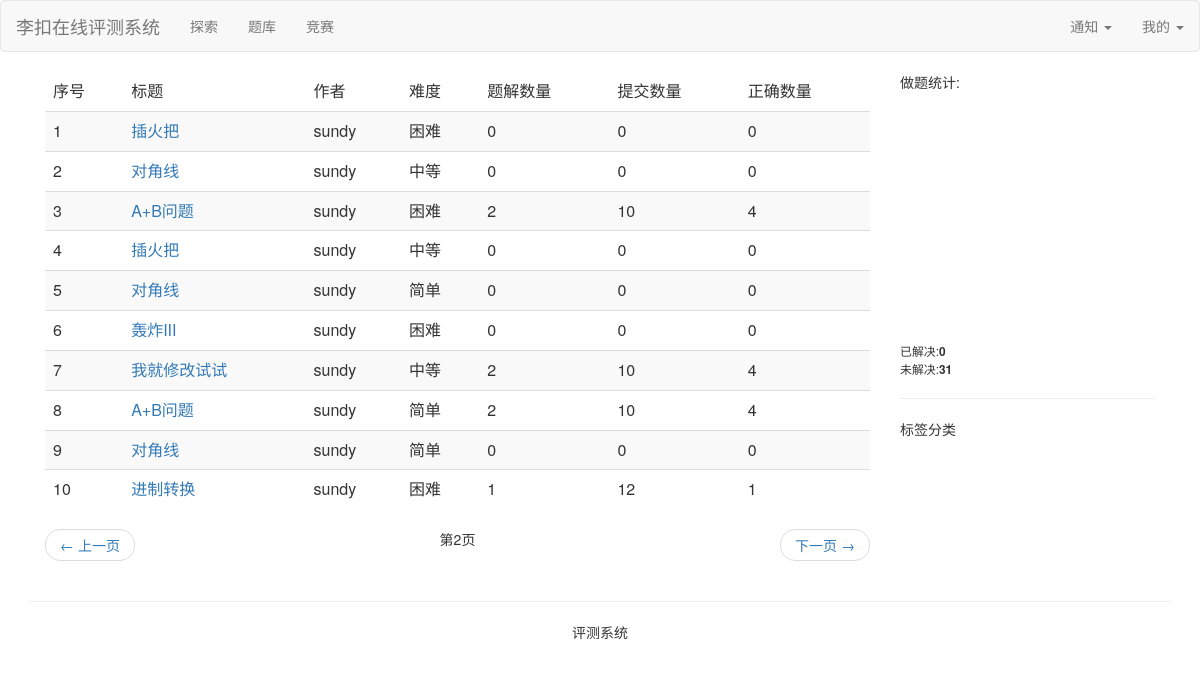
Screenshot of /problem/list/?page=2 (signed in) with the database file from the repository.
### judger_problem/models.py (models this page shows)
class Problem(models.Model):
    @classmethod
    def get_problem_list(cls):
        return cls.objects.all().only("title", "fk_author", "difficulty", "explains", "Submits",
                                      "corrects")
    diff = [
        (0, "简单"),
        (1, "中等"),
        (2, "困难"),
    ]
    title = models.CharField(max_length=128, verbose_name="题目标题")
    problem_content = models.TextField(verbose_name="题目内容")
    problem_input = models.CharField(max_length=128, verbose_name="样例输入")
    problem_output = models.CharField(max_length=128, verbose_name="样例输出")
    create_time = models.DateTimeField(auto_now_add=True, verbose_name="创建题目时间")
    difficulty = models.IntegerField(null=True, choices=diff, verbose_name="难度")
    explains = models.IntegerField(default=0, verbose_name="题目题解数量")
    fk_labels = models.ManyToManyField(to=ProblemLabel, verbose_name="题目标签")
    Submits = models.IntegerField(default=0, verbose_name="总的用户提交次数")
    corrects = models.IntegerField(default=0, verbose_name="总的用户正确次数")
    fk_author = models.ForeignKey(to=User, on_delete=models.CASCADE, verbose_name="作者")
    class Meta:
        verbose_name = "题目列表"
        verbose_name_plural = "题目列表"

### judger_problem/views.py (the view)
# urls.py: path("list/", views.ProblemList.as_view(), name="problemList"),
@method_decorator(login_required, name="dispatch")
class ProblemList(View):
    def get(self, request):
        proble_list_all = Problem.get_problem_list()
        solve_count = len(SubmitStatus.objects.filter(user_code_status="正确", author=request.user))
        problem_count = Problem.objects.count() - solve_count
        pagetor = Paginator(proble_list_all, 10)
        page = request.GET.get('page') if request.GET.get('page') is not None else 1
        proble_lists = pagetor.get_page(page)
        context = {
            "proble_lists": proble_lists,
            "problem_count": problem_count,
            "solve_count": solve_count,
        }
        return render(request, template_name="judger_problem/templates/problem_list.html", context=context)

### templates/judger_problem/templates/problem_list.html (shortened to what this page needs)
{% extends 'base.html' %}
{% block content %}
    <div class="col-md-9">
        <table class="table table-striped">
            <thead>
            <tr>
                <td>序号</td>
                <td>标题</td>
                <td>作者</td>
                <td>难度</td>
                <td>题解数量</td>
                <td>提交数量</td>
                <td>正确数量</td>
            </tr>
            </thead>
            <tbody>
            {% for proble_list in proble_lists %}
                <tr>
                    <td>{{ forloop.counter }}</td>
                    <td><a href="{% url 'problem:problemdetail' proble_list.id %}">{{ proble_list.title }}</a></td>
                    <td>{{ proble_list.fk_author.username }}</td>
                    <td>{{ proble_list.get_difficulty_display }}</td>
                    <td>{{ proble_list.explains }}</td>
                    <td>{{ proble_list.Submits }}</td>
                    <td>{{ proble_list.corrects }}</td>
                </tr>
            {% endfor %}
            </tbody>
        </table>
    <div>
        <ul class="pager">
            {% if proble_lists.has_previous %}
                <li class="previous"><a href="?page={{ proble_lists.previous_page_number }}">&larr; 上一页</a></li>
            {% endif %}
            <li class="">第{{ proble_lists.number }}页</li>
            {% if proble_lists.has_next %}
                <li class="next"><a href="?page={{ proble_lists.next_page_number }}">下一页 &rarr;</a></li>
            {% endif%}
        </ul>
    </div>
    </div>
    <div class="col-md-3" style="">
            <div>
                做题统计:
                <div id="main" style="width: 250px;height:250px;"></div>
                <small>已解决:<b>{{ solve_count }}</b></small>
                <br>
                <small>未解决:<b>{{ problem_count }}</b></small>
            </div>
        <hr>
        <div>
            标签分类
        </div>
    </div>
{% endblock %}

### rows the page displays
Problem: title "插火把", fk_author.username "sundy", difficulty "困难", explains "0", Submits "0", corrects "0"
Problem: title "对角线", fk_author.username "sundy", difficulty "中等", explains "0", Submits "0", corrects "0"
Problem: title "A+B问题", fk_author.username "sundy", difficulty "困难", explains "2", Submits "10", corrects "4"
Problem: title "插火把", fk_author.username "sundy", difficulty "中等", explains "0", Submits "0", corrects "0"
Problem: title "对角线", fk_author.username "sundy", difficulty "简单", explains "0", Submits "0", corrects "0"
Problem: title "轰炸III", fk_author.username "sundy", difficulty "困难", explains "0", Submits "0", corrects "0"
Problem: title "我就修改试试", fk_author.username "sundy", difficulty "中等", explains "2", Submits "10", corrects "4"
Problem: title "A+B问题", fk_author.username "sundy", difficulty "简单", explains "2", Submits "10", corrects "4"
Problem: title "对角线", fk_author.username "sundy", difficulty "简单", explains "0", Submits "0", corrects "0"
Problem: title "进制转换", fk_author.username "sundy", difficulty "困难", explains "1", Submits "12", corrects "1"

### other values shown
{{ proble_lists.number }} "2"
{{ solve_count }} "0"
{{ problem_count }} "31"
